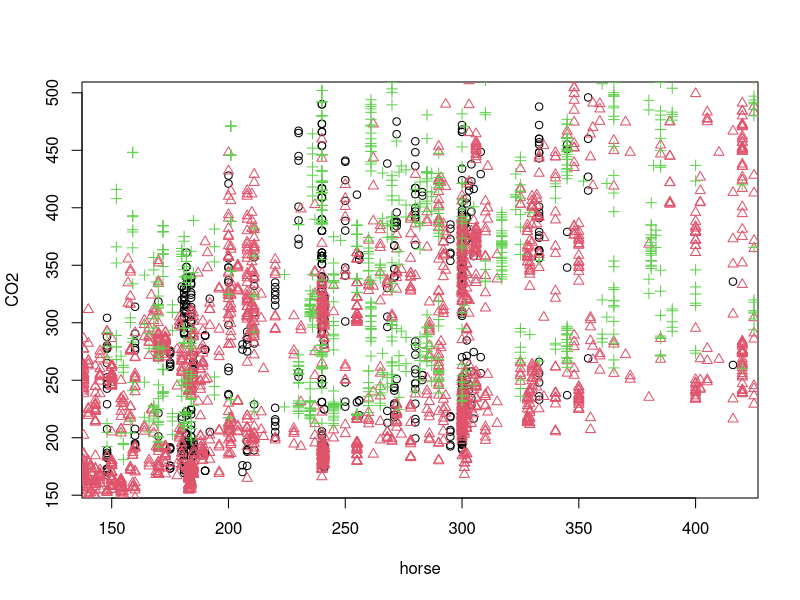
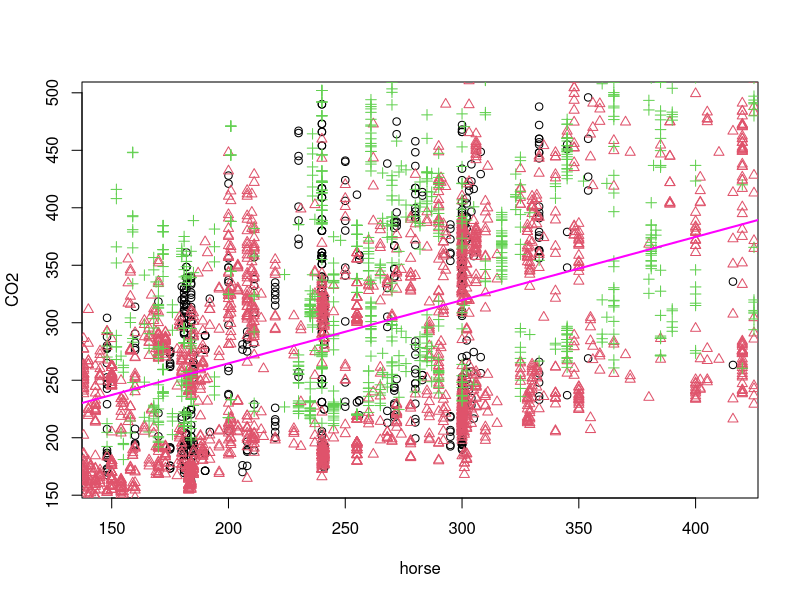
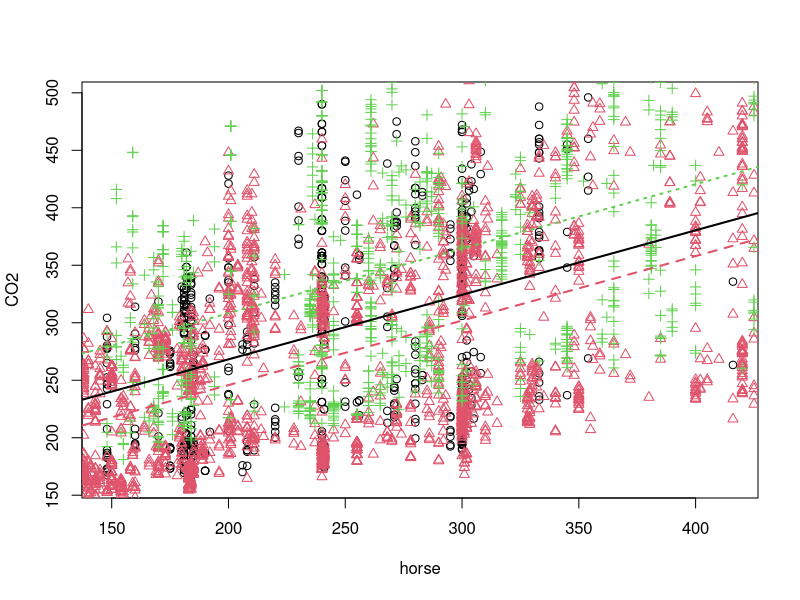
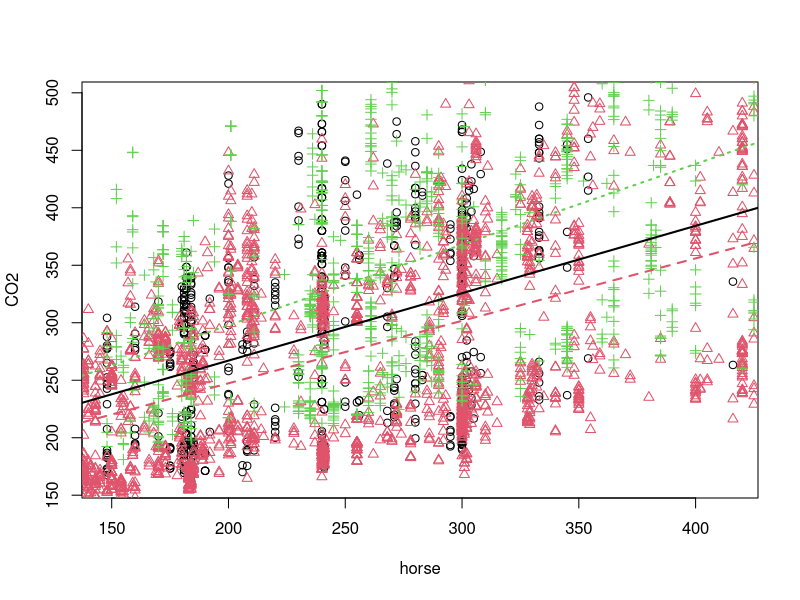

Generate these figures, in order, with R:
## ---- chunk 1
options(scipen = 1, digits = 4, width = 80)
## ---- chunk 2
epa = read.csv("epa2015.csv")
#str(epa)
class(epa$type)
## ---- chunk 3
plotData = function(){
plot(CO2 ~ horse, data = subset(epa,type=="Both"), col =1, pch = 1)
points(CO2 ~ horse, data = subset(epa,type=="Car"), col =2, pch = 2)
points(CO2 ~ horse, data = subset(epa,type=="Truck"), col =3, pch = 3)
}

plotData()
## ---- chunk 4
co2_horse_slr = lm(CO2~horse,data=epa)
plotData()
abline(co2_horse_slr, lwd = 2, col = "magenta")
## ---- chunk 5
as.numeric(coef(co2_horse_slr)["horse"])
## ---- chunk 6
newdata = data.frame(horse=148)
predict(co2_horse_slr, newdata, interval="confidence") 
## ---- chunk 7
co2_add = lm(CO2~horse+type,data=epa)

int_Both = coef(co2_add)[1]
int_Car = coef(co2_add)[1] + coef(co2_add)[3]
int_Truck = coef(co2_add)[1] + coef(co2_add)[4]
slope_all_type = coef(co2_add)[2]

plotData()

abline(int_Both, slope_all_type, col = 1, lty = 1, lwd = 2)
abline(int_Car, slope_all_type, col = 2, lty = 2, lwd = 2)
abline(int_Truck, slope_all_type, col = 3, lty = 3, lwd = 2)

## ---- chunk 8
as.numeric(coef(co2_add)["horse"])
## ---- chunk 9
newdata = data.frame(horse=148,type="Both")
predict(co2_add, newdata, interval="confidence") 
## ---- chunk 10
co2_int = lm(CO2~horse*type,data=epa)
int_Both = coef(co2_int)[1]
int_Car = coef(co2_int)[1] + coef(co2_int)[3]
int_Truck = coef(co2_int)[1] + coef(co2_int)[4]

slope_Both = coef(co2_int)[2]
slope_Car = coef(co2_int)[2] + coef(co2_int)[5]
slope_Truck = coef(co2_int)[2] + coef(co2_int)[6]

plotData()

abline(int_Both, slope_Both, col = 1, lty = 1, lwd = 2)
abline(int_Car, slope_Car, col = 2, lty = 2, lwd = 2)
abline(int_Truck, slope_Truck, col = 3, lty = 3, lwd = 2)
## ---- chunk 11
as.numeric(coef(co2_int)["horse"]+coef(co2_int)["horse:typeTruck"])
## ---- chunk 12
newdata = data.frame(horse=148,type="Both")
predict(co2_int, newdata, interval="confidence") 
## ---- chunk 13
anova(co2_horse_slr, co2_add)
## ---- chunk 14
anova(co2_add, co2_int)
## ---- chunk 15
hospital = read.csv("hospital.csv")
#str(hospital)
class(hospital$Care)
class(hospital$Race)
levels(hospital$Care)
levels(hospital$Race)
## ---- chunk 16
days_add = lm(Days~Charges+Pressure+Care+Race,data=hospital)
coef(days_add)
## ---- chunk 17
days_mix = lm(Days~Charges+Pressure+Care+Race+Care:Charges+Care:Pressure,data=hospital)
anova(days_add,days_mix)
## ---- chunk 18
days_mix2 = lm(Days~Charges+Pressure+Care+Race+Care:Charges+Care:Pressure+Race:Charges+Race:Pressure,data=hospital)
anova(days_add,days_mix2)
## ---- chunk 19

as.numeric(coef(days_mix2)["Pressure"]+coef(days_mix2)["Pressure:Racewhite"])
## ---- chunk 20
days_int = lm(Days~Charges*Pressure*Care*Race,data=hospital)
anova(days_mix2,days_int)
## ---- chunk 21
fish = read.csv("fish.csv")
fish_int = lm(Weight~Length1*HeightPct*WidthPct,data=fish)
coef(fish_int)
## ---- chunk 22
fish_smaller = lm(Weight ~ Length1 + HeightPct * WidthPct, data = fish)
## ---- chunk 23
anova(fish_smaller,fish_int)
## ---- chunk 24
coef(fish_int)["Length1"] + coef(fish_int)["Length1:HeightPct"]*20 + coef(fish_int)["Length1:WidthPct"]*10 + coef(fish_int)["Length1:HeightPct:WidthPct"]*20*10
## ---- chunk 25
coef(fish_smaller)["Length1"] 
## ---- chunk 26
n = 16

ex4 = data.frame(
  groups = c(rep("A", n / 2), rep("B", n / 2)),
  values = rep(0, n))
str(ex4)
## ---- chunk 27
ex4$values = rnorm(n, mean = 10, sd = 3) # simualte data
summary(lm(values ~ groups, data = ex4))
t.test(values ~ groups, data = ex4, var.equal = TRUE)
## ---- chunk 28
num_sims = 100
lm_t = rep(0, num_sims)
lm_p = rep(0, num_sims)
tt_t = rep(0, num_sims)
tt_p = rep(0, num_sims)
## ---- chunk 29
library("broom")
UIN = 658325691
set.seed(UIN)
for(i in 1:num_sims){
  ex4$values = rnorm(n, mean = 10, sd = 3)
  #lm_t[i] = sqrt(glance(lm(formula = values ~ groups, data = ex4))$statistic)
  lm_t[i] = summary(lm(formula = values ~ groups, data = ex4))$coefficients[2,3]
  lm_p[i] = summary(lm(formula = values ~ groups, data = ex4))$coefficients[2,4]
  tt_t[i] = glance(t.test(values ~ groups, data = ex4, var.equal = TRUE))$statistic
  tt_p[i] = glance(t.test(values ~ groups, data = ex4, var.equal = TRUE))$p.value
}
## ---- chunk 30
mean(lm_t == tt_t)
## ---- chunk 31
mean(lm_p == tt_p)
## ---- chunk 32
all.equal(lm_p, tt_p)
## ---- chunk 33
all.equal(tt_t,lm_t)
all.equal(abs(tt_t),abs(lm_t))
